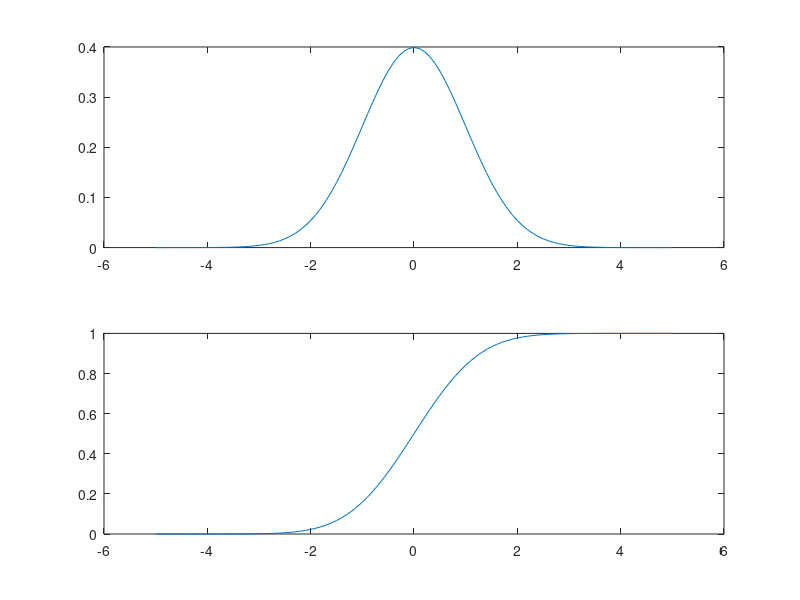

Source code (MATLAB):

% shows how to use some very elementary functions
echo on
u=randn(5,2) % 5 uniform random numbers in two columns
u(:,2)=u(:,1)+0.3*u(:,2)
plot(u(:,1),u(:,2),'s',...
                'MarkerEdgeColor','k',...
                'MarkerFaceColor','g',...
                'MarkerSize',10)
title('scatterplot of u(:,1) against u(:,2)');
% in the plot instruction 's' means symbols="Marker"

[ma,ma_idx]=max(u)
max(u) % notice that Matlab functions are overloaded

[mi,mi_idx]=min(u)

mu=mean(u)
sum(u)/size(u,1)

median(u)

sort(u)

sortrows(u)

uu = u - kron( mu, ones(size(u,1),1)); %this is truly stupid
mean( uu.^2 )

T=size(u,1);
mean(uu.^2)*(T-1)/T

v=var(u)
sqrt(v)
std(u)


mu=0.1;
sig=0.2;
S0=100;
x=mu+sig*u;
x1=exp(x);
x1=[ones(1,2); x1]; % first observation
St1=100*cumprod(x1)

x=[zeros(1,2); x]; % again for first observation
St2=100*exp(cumsum(x))

A=[1 2 3; 2 2 4; 2 1 2]
prod(A)
cumprod(A)

dx=0.1
x=-5:dx:5;  % some fine grid
y=1/sqrt(2*pi)*exp(-0.5*x.^2);

figure(1)
subplot(2,1,1)
plot(x,y);
cdf=cumtrapz(y)*dx;
subplot(2,1,2)
plot(x,cdf);
trapz(y)*dx
